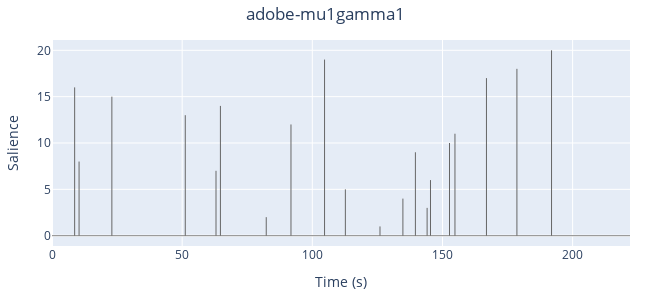

This figure's notebook cell:
### Code cell
to_level.level("unique").plot()

### Figure 1 — Plotly figure (JSON) as saved in the notebook; plotly's stock layout.template omitted (floating-point values rounded to 4 significant figures)
{"data": [{"hovertemplate": "<b>Boundary</b><br>Time: %{x:.3f}s<br>Salience: %{y:.3f}<extra></extra>", "line": {"color": "#666", "width": 1}, "mode": "lines", "type": "scatter", "x": [8.7, 8.7, null, 10.4, 10.4, null, 23, 23, null, 51.2, 51.2, null, 63, 63, null, 64.7, 64.7, null, 82.3, 82.3, null, 91.8, 91.8, null, 104.7, 104.7, null, 112.7, 112.7, null, 126, 126, null, 134.8, 134.8, null, 139.6, 139.6, null, 144.1, 144.1, null, 145.4, 145.4, null, 152.7, 152.7, null, 154.8, 154.8, null, 166.9, 166.9, null, 178.6, 178.6, null, 191.9, 191.9, null], "y": [0, 16, null, 0, 8, null, 0, 15, null, 0, 13, null, 0, 7, null, 0, 14, null, 0, 2, null, 0, 12, null, 0, 19, null, 0, 5, null, 0, 1, null, 0, 4, null, 0, 9, null, 0, 3, null, 0, 6, null, 0, 10, null, 0, 11, null, 0, 17, null, 0, 18, null, 0, 20, null]}], "layout": {"height": 300, "margin": {"b": 20, "l": 20, "r": 20, "t": 40}, "shapes": [{"line": {"color": "#666", "width": 1}, "opacity": 0.8, "type": "line", "x0": 0, "x1": 1, "xref": "x domain", "y0": 0, "y1": 0, "yref": "y"}], "showlegend": false, "title": {"text": "adobe-mu1gamma1", "x": 0.5}, "width": 650, "xaxis": {"range": [0, 222.0], "title": {"text": "Time (s)"}}, "yaxis": {"title": {"text": "Salience"}}}}
